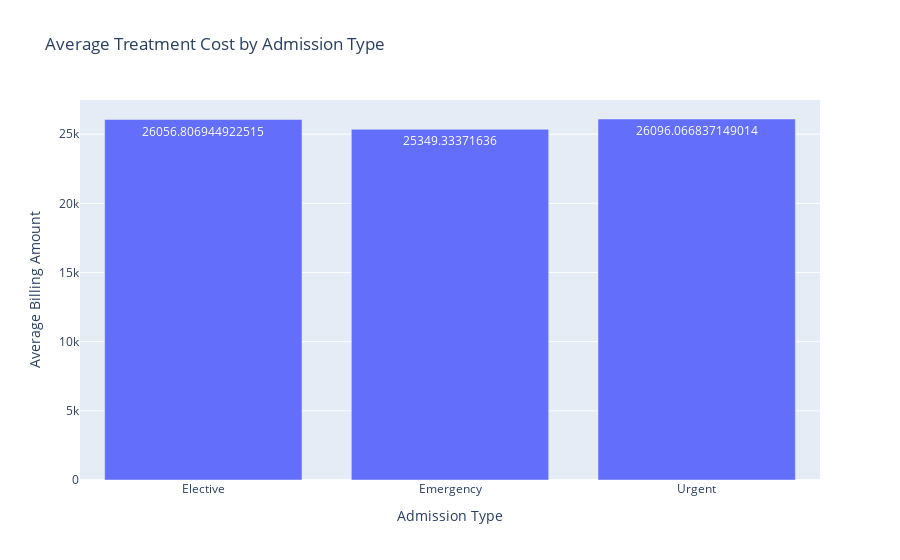

Notebook cell for this chart:
### Code cell
#How does the cost of treatment vary with different admission types?

# Define connection parameters
conn_params = {
    'dbname': 'healthcare',
    'user': 'postgres',
    'password': 'Radin@5286',
    'host': 'localhost',
    'port': '5432'
}

# URL encoding the password if it contains special characters
password = conn_params['password'].replace('@', '%40')
engine = create_engine(f'postgresql+psycopg2://{conn_params["user"]}:{password}@{conn_params["host"]}:{conn_params["port"]}/{conn_params["dbname"]}')

# Read data from the database into a DataFrame
query = """
SELECT "Admission_Type", "Billing_Amount"
FROM "Admission_Table";
"""

df = pd.read_sql(query, engine)

# Group by 'Admission_Type' and calculate average billing amount
cost_by_admission_type = df.groupby('Admission_Type')['Billing_Amount'].mean().reset_index()

# Create a bar chart to visualize the cost variation
fig = px.bar(cost_by_admission_type, x='Admission_Type', y='Billing_Amount',
             title='Average Treatment Cost by Admission Type',
             labels={'Billing_Amount': 'Average Billing Amount', 'Admission_Type': 'Admission Type'},
             text='Billing_Amount')  # Ensure this column exists in your DataFrame

# Show the plot
fig.show()

### Figure 1 — Plotly figure (JSON) as saved in the notebook; plotly's stock layout.template omitted (floating-point values rounded to 4 significant figures)
{"data": [{"alignmentgroup": "True", "hovertemplate": "Admission Type=%{x}<br>Average Billing Amount=%{text}<extra></extra>", "legendgroup": "", "marker": {"color": "#636efa", "pattern": {"shape": ""}}, "name": "", "offsetgroup": "", "orientation": "v", "showlegend": false, "text": [26060.0, 25350.0, 26100.0], "textposition": "auto", "type": "bar", "x": ["Elective", "Emergency", "Urgent"], "xaxis": "x", "y": [26060.0, 25350.0, 26100.0], "yaxis": "y"}], "layout": {"autosize": true, "barmode": "relative", "legend": {"tracegroupgap": 0}, "title": {"text": "Average Treatment Cost by Admission Type"}, "xaxis": {"anchor": "y", "autorange": true, "domain": [0, 1], "range": [-0.5, 2.5], "title": {"text": "Admission Type"}, "type": "category"}, "yaxis": {"anchor": "x", "autorange": true, "domain": [0, 1], "range": [0, 27470.0], "title": {"text": "Average Billing Amount"}, "type": "linear"}}}
